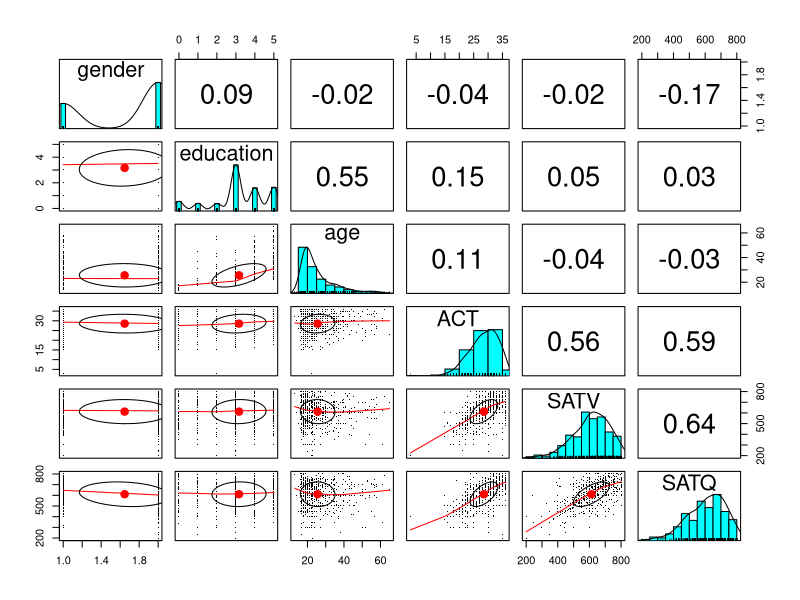

Recreate this plot in R. (Note: this script raises an error after producing the figure.)
### R code from vignette source 'overview.Rnw'

###################################################
### code chunk number 1: overview.Rnw:184-187
###################################################
library(psych)
data(sat.act) 
describe(sat.act)  #basic descriptive statistics


###################################################
### code chunk number 2: overview.Rnw:194-196
###################################################
 #basic descriptive statistics by a grouping variable.
describe.by(sat.act,sat.act$gender,skew=FALSE,ranges=FALSE)


###################################################
### code chunk number 3: overview.Rnw:204-208
###################################################
sa.mat <- describe.by(sat.act,list(sat.act$gender,sat.act$education),
 skew=FALSE,ranges=FALSE,mat=TRUE)
head(sa.mat)
tail(sa.mat)


###################################################
### code chunk number 4: overview.Rnw:218-222
###################################################
x <- matrix(1:120,ncol=10,byrow=TRUE)
colnames(x) <- paste('V',1:10,sep='')
new.x <- scrub(x,3:5,min=c(30,40,50),max=70,isvalue=45,newvalue=NA)
new.x


###################################################
### code chunk number 5: pairspanels
###################################################
png( 'pairspanels.png' )
pairs.panels(sat.act,pch='.')
dev.off()


###################################################
### code chunk number 6: affect
###################################################
png('affect.png')
pairs.panels(flat[15:18],bg=c("red","black","white","blue")[maps$Film],pch=21,
     main="Affect varies by movies (study 'flat')")
dev.off()


###################################################
### code chunk number 7: overview.Rnw:287-289
###################################################
data(epi.bfi)
error.bars.by(epi.bfi[,6:10],epi.bfi$epilie<4)


###################################################
### code chunk number 8: overview.Rnw:302-304
###################################################
error.bars.by(sat.act[5:6],sat.act$gender,bars=TRUE,
        labels=c("Male","Female"),ylab="SAT score",xlab="")


###################################################
### code chunk number 9: overview.Rnw:317-319
###################################################
data(bfi)
with(bfi,{bi.bars(age,gender,ylab="Age",main="Age by males and females")})


###################################################
### code chunk number 10: corplot.png
###################################################
png('corplot.png')
cor.plot(Thurstone,main="9 cognitive variables from Thurstone")
dev.off()


###################################################
### code chunk number 11: circplot.png
###################################################
png('circplot.png')
circ <- sim.circ(24)
r.circ <- cor(circ)
cor.plot(r.circ,main='24 variables in a circumplex')
dev.off()


###################################################
### code chunk number 12: spider.png
###################################################
png('spider.png')
op<- par(mfrow=c(2,2))
spider(y=c(1,6,12,18),x=1:24,data=r.circ,fill=TRUE,main="Spider plot of 24 circumplex variables")
op <- par(mfrow=c(1,1))
dev.off()


###################################################
### code chunk number 13: overview.Rnw:388-389
###################################################
corr.test(sat.act)


###################################################
### code chunk number 14: overview.Rnw:400-401
###################################################
r.test(50,.3)


###################################################
### code chunk number 15: overview.Rnw:407-408
###################################################
r.test(30,.4,.6)


###################################################
### code chunk number 16: overview.Rnw:415-416
###################################################
r.test(103,.4,.5,.1)


###################################################
### code chunk number 17: overview.Rnw:422-423
###################################################
r.test(103,.5,.6,.7,.5,.5,.8)  #steiger Case B 


###################################################
### code chunk number 18: overview.Rnw:431-432
###################################################
cortest(sat.act)


###################################################
### code chunk number 19: overview.Rnw:443-444
###################################################
draw.tetra()


###################################################
### code chunk number 20: overview.Rnw:463-464
###################################################
set.cor(y = 5:9,x=1:4,data=Thurstone)


###################################################
### code chunk number 21: overview.Rnw:471-473
###################################################
sc <- set.cor(y = 5:9,x=3:4,data=Thurstone,z=1:2)
round(sc$residual,2)


###################################################
### code chunk number 22: overview.Rnw:537-539
###################################################
f3t <- fa(Thurstone,3,n.obs=213)
f3t 


###################################################
### code chunk number 23: overview.Rnw:559-562
###################################################
f3 <- fa(Thurstone,3,n.obs = 213,fm="pa")
f3o <- target.rot(f3)
f3o


###################################################
### code chunk number 24: overview.Rnw:583-585
###################################################
f3w <- fa(Thurstone,3,n.obs = 213,fm="wls")
print(f3w,cut=0,digits=3)


###################################################
### code chunk number 25: overview.Rnw:597-598
###################################################
plot(f3t)


###################################################
### code chunk number 26: overview.Rnw:610-611
###################################################
fa.diagram(f3t)


###################################################
### code chunk number 27: overview.Rnw:630-632
###################################################
p3p <-principal(Thurstone,3,n.obs = 213,rotate="Promax")
p3p


###################################################
### code chunk number 28: overview.Rnw:650-652
###################################################
om.h <- omega(Thurstone,n.obs=213,sl=FALSE)
op <- par(mfrow=c(1,1))


###################################################
### code chunk number 29: overview.Rnw:663-664
###################################################
om <- omega(Thurstone,n.obs=213)


###################################################
### code chunk number 30: overview.Rnw:696-698
###################################################
data(bfi)
ic <- iclust(bfi[1:25])


###################################################
### code chunk number 31: overview.Rnw:710-711
###################################################
summary(ic)  #show the results


###################################################
### code chunk number 32: overview.Rnw:724-728
###################################################
data(bfi)
r.poly <- polychoric(bfi[1:25])
ic.poly <- iclust(r.poly$rho,title="ICLUST using polychoric correlations")
iclust.diagram(ic.poly) 


###################################################
### code chunk number 33: overview.Rnw:739-741
###################################################
ic.poly <- iclust(r.poly$rho,5,title="ICLUST using polychoric correlations for nclusters=5")
iclust.diagram(ic.poly) 


###################################################
### code chunk number 34: overview.Rnw:752-753
###################################################
ic.poly <- iclust(r.poly$rho,beta.size=3,title="ICLUST beta.size=3")


###################################################
### code chunk number 35: overview.Rnw:765-766
###################################################
print(ic,cut=.3)


###################################################
### code chunk number 36: overview.Rnw:783-785
###################################################
fa(bfi[1:10],2,n.iter=20)



###################################################
### code chunk number 37: overview.Rnw:798-800
###################################################
f4 <- fa(bfi[1:25],4,fm="pa")
factor.congruence(f4,ic)


###################################################
### code chunk number 38: overview.Rnw:809-810
###################################################
factor.congruence(list(f3t,f3o,om,p3p))


###################################################
### code chunk number 39: overview.Rnw:853-854
###################################################
vss <- vss(bfi[1:25],title="Very Simple Structure of a Big 5 inventory")


###################################################
### code chunk number 40: overview.Rnw:862-863
###################################################
vss


###################################################
### code chunk number 41: overview.Rnw:872-873
###################################################
fa.parallel(bfi[1:25],main="Parallel Analysis of a Big 5 inventory")


###################################################
### code chunk number 42: overview.Rnw:891-896
###################################################
v16 <- sim.item(16)
s <- c(1,3,5,7,9,11,13,15)
f2 <- fa(v16[,s],2)
fe <- fa.extension(cor(v16)[s,-s],f2)
fa.diagram(f2,fe=fe)


###################################################
### code chunk number 43: overview.Rnw:948-952
###################################################
set.seed(42)
r9 <- sim.hierarchical(n=500,raw=TRUE)$observed
round(cor(r9),2)
alpha(r9)


###################################################
### code chunk number 44: overview.Rnw:959-961
###################################################
keys <- c(1,-1,1,1,1,1,1)
alpha(attitude,keys)


###################################################
### code chunk number 45: overview.Rnw:968-970
###################################################
keys <- c(1,1,1,1,1,1,1)
alpha(attitude,keys)


###################################################
### code chunk number 46: overview.Rnw:977-979
###################################################
items <- sim.congeneric(N=500,short=FALSE,low=-2,high=2,categorical=TRUE) #500 responses to 4 discrete items
alpha(items$observed)  #item response analysis of congeneric measures


###################################################
### code chunk number 47: overview.Rnw:1032-1033
###################################################
om.9 <- omega(r9,title="9 simulated variables")


###################################################
### code chunk number 48: overview.Rnw:1044-1045
###################################################
om.9


###################################################
### code chunk number 49: overview.Rnw:1053-1054
###################################################
omegaSem(r9,n.obs=500)


###################################################
### code chunk number 50: overview.Rnw:1063-1064
###################################################
guttman(r9)


###################################################
### code chunk number 51: overview.Rnw:1085-1090
###################################################
 keys <- make.keys(nvars=28,list(Agree=c(-1,2:5),Conscientious=c(6:8,-9,-10),
 Extraversion=c(-11,-12,13:15),Neuroticism=c(16:20),
 Openness = c(21,-22,23,24,-25)),
 item.labels=colnames(bfi))
 keys


###################################################
### code chunk number 52: overview.Rnw:1097-1101
###################################################
 keys.1<- make.keys(10,list(Agree=c(-1,2:5),Conscientious=c(6:8,-9,-10)))
keys.2 <- make.keys(15,list(Extraversion=c(-1,-2,3:5),Neuroticism=c(6:10),
 Openness = c(11,-12,13,14,-15)))
 keys.25 <- super.matrix(keys.1,keys.2)


###################################################
### code chunk number 53: overview.Rnw:1111-1113
###################################################
 scores <- score.items(keys,bfi)
 scores


###################################################
### code chunk number 54: scores
###################################################
png('scores.png')
pairs.panels(scores$scores,pch='.',jiggle=TRUE)
dev.off()


###################################################
### code chunk number 55: overview.Rnw:1139-1142
###################################################
r.bfi <- cor(bfi,use="pairwise")
scales <- cluster.cor(keys,r.bfi)
summary(scales)


###################################################
### code chunk number 56: overview.Rnw:1152-1158
###################################################
data(iqitems)
iq.keys <- c(4,4,3,1,4,3,2,3,1,4,1,3,4,3)
score.multiple.choice(iq.keys,iqitems)
#just convert the items to true or false 
iq.tf <- score.multiple.choice(iq.keys,iqitems,score=FALSE)
describe(iq.tf)  #compare to previous results


###################################################
### code chunk number 57: overview.Rnw:1186-1190
###################################################
set.seed(17)
d9 <- sim.irt(9,1000,-2.5,2.5,mod="normal") #dichotomous items
test <- irt.fa(d9$items)
test 


###################################################
### code chunk number 58: overview.Rnw:1197-1202
###################################################
op <- par(mfrow=c(3,1))
plot(test,type="ICC")
plot(test,type="IIC")
plot(test,type="test")
op <- par(mfrow=c(1,1))


###################################################
### code chunk number 59: overview.Rnw:1213-1216
###################################################
data(bfi)
e.irt <- irt.fa(bfi[11:15])
e.irt 


###################################################
### code chunk number 60: overview.Rnw:1223-1224
###################################################
e.info  <- plot(e.irt,type="IIC")


###################################################
### code chunk number 61: overview.Rnw:1235-1236
###################################################
print(e.info,sort=TRUE)


###################################################
### code chunk number 62: overview.Rnw:1249-1250
###################################################
iq.irt <- irt.fa(iq.tf)


###################################################
### code chunk number 63: overview.Rnw:1258-1259
###################################################
iq.irt 


###################################################
### code chunk number 64: overview.Rnw:1265-1266
###################################################
om <- omega(iq.irt$rho)


###################################################
### code chunk number 65: overview.Rnw:1280-1294
###################################################
v9 <- sim.irt(9,1000,-2.,2.,mod="normal") #dichotomous items
items <- v9$items
test <- irt.fa(items)
total <- rowSums(items)
ord <- order(total)
items <- items[ord,]
#now delete some of the data - note that they are ordered by score
items[1:333,5:9] <- NA
items[334:666,3:7] <- NA
items[667:1000,1:4] <- NA
scores <- score.irt(test,items)
unitweighted <- score.irt(items=items,keys=rep(1,9))
scores.df <- data.frame(true=v9$theta[ord],scores,unitweighted)
colnames(scores.df) <- c("True theta","irt theta","total","fit","rasch","total","fit")


###################################################
### code chunk number 66: overview.Rnw:1303-1305
###################################################
 pairs.panels(scores.df,pch='.',gap=0)
 title('Comparing true theta for IRT, Rasch and  classically based scoring',line=3)


###################################################
### code chunk number 67: overview.Rnw:1323-1327
###################################################

C <- cov(sat.act,use="pairwise")
model1 <- lm(ACT~ gender + education + age, data=sat.act)
summary(model1)


###################################################
### code chunk number 68: overview.Rnw:1330-1332
###################################################
#compare with mat.regress
set.cor(c(4:6),c(1:3),C, n.obs=700)


###################################################
### code chunk number 69: overview.Rnw:1414-1438
###################################################
xlim=c(0,10)
ylim=c(0,10)
plot(NA,xlim=xlim,ylim=ylim,main="Demontration of dia functions",axes=FALSE,xlab="",ylab="")
ul <- dia.rect(1,9,labels="upper left",xlim=xlim,ylim=ylim)
ll <- dia.rect(1,3,labels="lower left",xlim=xlim,ylim=ylim)
lr <- dia.ellipse(9,3,"lower right",xlim=xlim,ylim=ylim)
ur <- dia.ellipse(9,9,"upper right",xlim=xlim,ylim=ylim)
ml <- dia.ellipse(3,6,"middle left",xlim=xlim,ylim=ylim)
mr <- dia.ellipse(7,6,"middle right",xlim=xlim,ylim=ylim)
bl <- dia.ellipse(1,1,"bottom left",xlim=xlim,ylim=ylim)
br <- dia.rect(9,1,"bottom right",xlim=xlim,ylim=ylim)
dia.arrow(from=lr,to=ul,labels="right to left")
dia.arrow(from=ul,to=ur,labels="left to right")
dia.curved.arrow(from=lr,to=ll$right,labels ="right to left")
dia.curved.arrow(to=ur,from=ul$right,labels ="left to right")
dia.curve(ll$top,ul$bottom,"double")  #for rectangles, specify where to point 
dia.curved.arrow(mr,ur,"up")  #but for ellipses, just point to it.
dia.curve(ml,mr,"across")
dia.arrow(ur,lr,"top down")
dia.curved.arrow(br$top,lr$bottom,"up")
dia.curved.arrow(bl,br,"left to right")
dia.arrow(bl,ll$bottom)
dia.curved.arrow(ml,ll$right)
dia.curved.arrow(mr,lr$top)


###################################################
### code chunk number 70: overview.Rnw:1511-1512
###################################################
sessionInfo()


